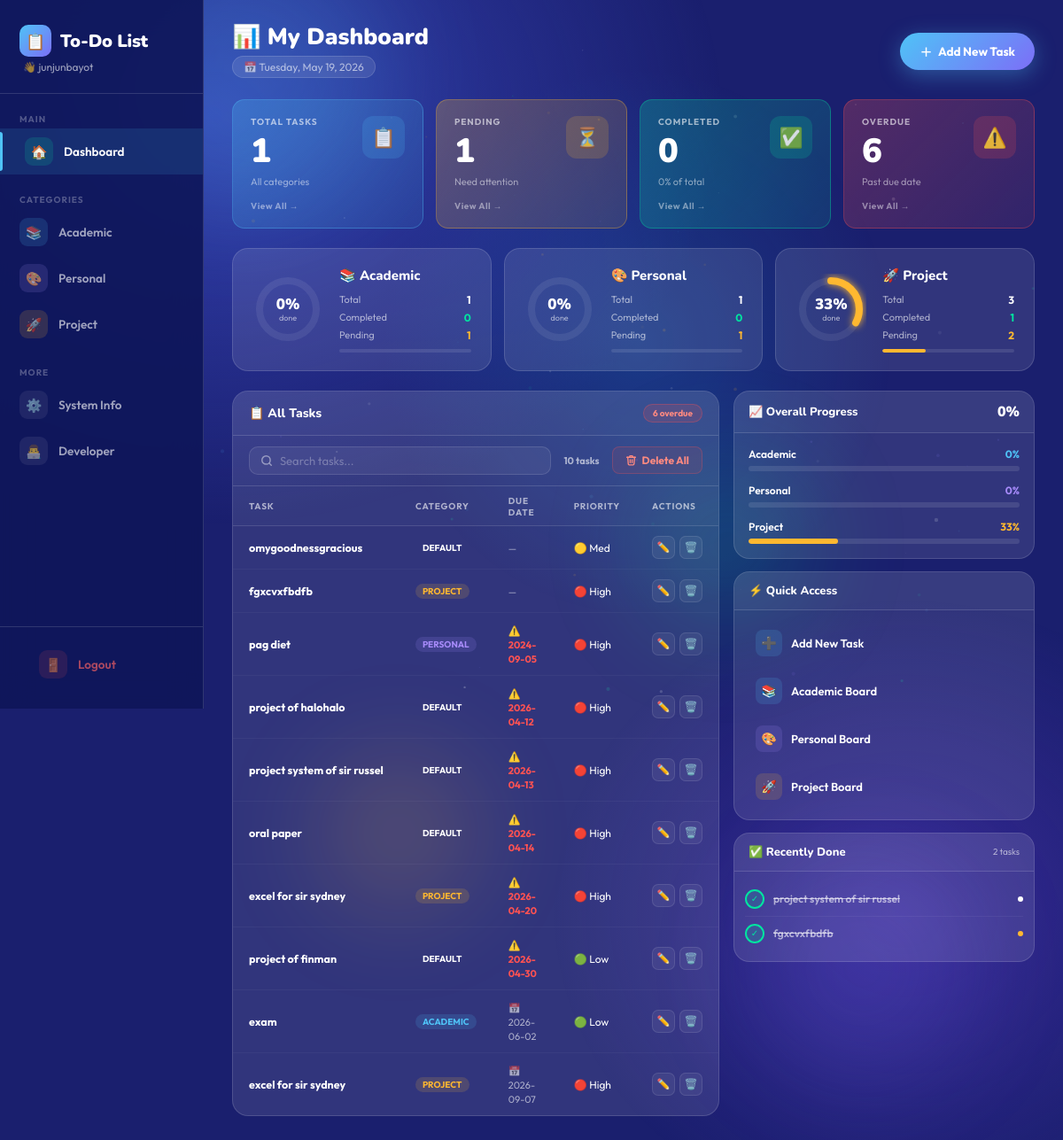
/index.php?category=academic (signed in), run on the app's committed database.
### tables this page shows
CREATE TABLE `task` (
  `task_id` int(11) NOT NULL,
  `task_name` varchar(255) DEFAULT NULL,
  `description` text DEFAULT NULL,
  `due_date` date DEFAULT NULL,
  `status` varchar(50) DEFAULT NULL,
  `priority` int(11) DEFAULT 1,
  `category` varchar(50) DEFAULT NULL
);

### index.php (the view, shortened to what the rows shown need)
<?php
include 'db.php';
$category = $_GET['category'] ?? '';
$filter = $_GET['filter'] ?? 'all';
if ($category != '') {
    $stmt = $conn->prepare("SELECT COUNT(*) as c FROM task WHERE category = ?");
    $stmt->bind_param("s", $category);
} else {
    $stmt = $conn->prepare("SELECT COUNT(*) as c FROM task");
}
$stmt->execute();
if ($category != '') {
    $stmt = $conn->prepare("SELECT COUNT(*) as c FROM task WHERE status='pending' AND category = ?");
    $stmt->bind_param("s", $category);
} else {
    $stmt = $conn->prepare("SELECT COUNT(*) as c FROM task WHERE status='pending'");
}
$stmt->execute();
if ($category != '') {
    $stmt = $conn->prepare("SELECT COUNT(*) as c FROM task WHERE status='completed' AND category = ?");
    $stmt->bind_param("s", $category);
} else {
    $stmt = $conn->prepare("SELECT COUNT(*) as c FROM task WHERE status='completed'");
}
$stmt->execute();
function fetchByCategory($conn, $cat) {
    $stmt = $conn->prepare("SELECT * FROM task WHERE category = ? ORDER BY due_date ASC");
    $stmt->bind_param("s", $cat);
    $stmt->execute();
    return $stmt->get_result()->fetch_all(MYSQLI_ASSOC);
}
$academicTasks = fetchByCategory($conn, 'academic');
$personalTasks = fetchByCategory($conn, 'personal');
$projectTasks  = fetchByCategory($conn, 'project');
$acadTotal  = count($academicTasks);
$persTotal  = count($personalTasks);
$acadDone   = count(array_filter($academicTasks, fn($t) => $t['status'] === 'completed'));
$persDone   = count(array_filter($personalTasks, fn($t) => $t['status'] === 'completed'));
if ($filter === 'pending') {
    $stmt = $conn->prepare("SELECT * FROM task WHERE status='pending' ORDER BY due_date ASC LIMIT 20");
} elseif ($filter === 'completed') {
    $stmt = $conn->prepare("SELECT * FROM task WHERE status='completed' ORDER BY due_date ASC LIMIT 20");
} elseif ($filter === 'overdue') {
    $stmt = $conn->prepare("SELECT * FROM task WHERE status='pending' AND due_date < CURDATE() AND due_date != '0000-00-00' ORDER BY due_date ASC LIMIT 20");
} else {
    $stmt = $conn->prepare("SELECT * FROM task ORDER BY due_date ASC LIMIT 20");
}
$stmt->execute();
$attentionTasks = $stmt->get_result()->fetch_all(MYSQLI_ASSOC);
$today = date('Y-m-d');
?>
<!DOCTYPE html>
<html lang="en">
<head>
</head>
<body>
<main class="main">
    <div class="topbar">
        <div class="topbar-left">
            <h1>📊 My Dashboard</h1>
        </div>
    </div>
    <div class="donut-row">
        <div class="donut-card dc-blue">
            <div class="donut-info">
                <div class="donut-stat">
                    <span class="donut-stat-label">Completed</span>
                    <span class="donut-stat-val" style="color:var(--done)"><?= $acadDone ?></span>
                </div>
                <div class="donut-stat">
                    <span class="donut-stat-label">Pending</span>
                    <span class="donut-stat-val" style="color:var(--pending)"><?= $acadTotal - $acadDone ?></span>
                </div>
            </div>
        </div>
        <div class="donut-card dc-purple">
            <div class="donut-info">
                <div class="donut-stat">
                    <span class="donut-stat-label">Completed</span>
                    <span class="donut-stat-val" style="color:var(--done)"><?= $persDone ?></span>
                </div>
                <div class="donut-stat">
                    <span class="donut-stat-label">Pending</span>
                    <span class="donut-stat-val" style="color:var(--pending)"><?= $persTotal - $persDone ?></span>
                </div>
            </div>
        </div>
    </div>
    <div class="bottom-row">
        <div class="panel">
            <?php if (count($attentionTasks) > 0): ?>
            <table class="attn-table" id="attnTable">
                <thead>
                    <tr>
                        <th>Task</th>
                        <th>Category</th>
                        <th>Due Date</th>
                        <th>Priority</th>
                        <th>Actions</th>
                    </tr>
                </thead>
                <tbody id="attnBody">
                <?php foreach ($attentionTasks as $row):
                    $tid = intval($row['task_id'] ?? $row['id'] ?? 0);
                    $tsafe = addslashes($row['task_name'] ?? '');
                    $due = $row['due_date'];
                    $diff = $due !== '0000-00-00' ? (strtotime($due) - strtotime($today)) / 86400 : 999;
                    $dueClass = $diff < 0 ? 'overdue' : ($diff <= 3 ? 'due-soon' : 'ok');
                    $dueLabel = $diff < 0 ? '⚠️ ' . $due : ($due === '0000-00-00' ? '—' : '📅 ' . $due);
                    $pri = (int)($row['priority'] ?? 1);
                    $priLabel = $pri === 3 ? '🔴 High' : ($pri === 2 ? '🟡 Med' : '🟢 Low');
                    $cat = $row['category'] ?? 'default';
                ?>
                <tr data-name="<?= strtolower(htmlspecialchars($row['task_name'])) ?>">
                    <td><div class="attn-name" title="<?= htmlspecialchars($row['task_name']) ?>"><?= htmlspecialchars($row['task_name']) ?></div></td>
                    <td><span class="attn-cat cat-<?= $cat ?>"><?= ucfirst($cat) ?></span></td>
                    <td><span class="attn-due <?= $dueClass ?>"><?= $dueLabel ?></span></td>
                    <td><span style="font-size:12px"><?= $priLabel ?></span></td>
                    <td>
                        <div class="attn-actions">
                            <a href="edit.php?id=<?= $tid ?>" class="kbtn kbtn-edit" title="Edit">✏️</a>
                            <button class="kbtn kbtn-del" title="Delete" onclick="confirmDelete(<?= $tid ?>,'<?= $tsafe ?>')">🗑️</button>
                        </div>
                    </td>
                </tr>
                <?php endforeach; ?>
                </tbody>
            </table>
            <?php else: ?>
                <div class="no-attn"><span>🎉</span>No tasks here! All clear.</div>
            <?php endif; ?>
        </div>
        <div class="side-panel">
            <div class="mini-panel">
                <div class="prog-mini">
                    <div class="prog-mini-row">
                        <span class="prog-mini-label">Academic</span>
                        <span class="prog-mini-pct" style="color:#4fc3f7"><?= $acadTotal > 0 ? round(($acadDone/$acadTotal)*100) : 0 ?>%</span>
                    </div>
                    <div class="prog-mini-row">
                        <span class="prog-mini-label">Personal</span>
                        <span class="prog-mini-pct" style="color:#a78bfa"><?= $persTotal > 0 ? round(($persDone/$persTotal)*100) : 0 ?>%</span>
                    </div>
                </div>
            </div>
            <?php
            $stmt = $conn->prepare("SELECT * FROM task WHERE status='completed' ORDER BY due_date DESC LIMIT 4");
            $stmt->execute();
            $recentDone = $stmt->get_result()->fetch_all(MYSQLI_ASSOC);
            $catDots = ['academic'=>'#4fc3f7','personal'=>'#a78bfa','project'=>'#ffb830'];
            ?>
            <div class="mini-panel">
                <div class="recent-done">
                    <?php if (count($recentDone) > 0): ?>
                        <?php foreach ($recentDone as $d): ?>
                        <div class="done-item">
                            <div class="done-check">✓</div>
                            <div class="done-name" title="<?= htmlspecialchars($d['task_name']) ?>"><?= htmlspecialchars($d['task_name']) ?></div>
                            <div class="done-cat-dot" style="background:<?= $catDots[$d['category']] ?? '#fff' ?>"></div>
                        </div>
                        <?php endforeach; ?>
                    <?php else: ?>
                        <div style="text-align:center;padding:16px;color:var(--text2);font-size:12px">No completed tasks yet</div>
                    <?php endif; ?>
                </div>
            </div>
        </div>
    </div>
</main>
</body>
</html>

### data on the page
task: status "0", $acadTotal-$acadDone "1", task_name "exam", category "ACADEMIC", priority "🟢 Low", ($acadDone/$acadTotal)*100 "0"
task: status "0", $persTotal-$persDone "1", task_name "pag diet", category "PERSONAL", priority "🔴 High", ($persDone/$persTotal)*100 "0"
task: task_name "omygoodnessgracious", category "DEFAULT", priority "🟡 Med"
task: task_name "fgxcvxfbdfb", category "PROJECT", priority "🔴 High"
task: task_name "project of halohalo", category "DEFAULT", priority "🔴 High"
task: task_name "project system of sir russel", category "DEFAULT", priority "🔴 High"
task: task_name "oral paper", category "DEFAULT", priority "🔴 High"
task: task_name "excel for sir sydney", category "PROJECT", priority "🔴 High"
task: task_name "project of finman", category "DEFAULT", priority "🟢 Low"
task: task_name "excel for sir sydney", category "PROJECT", priority "🔴 High"

### other printed values
$_SESSION['user'] "junjunbayot"
$total "1"
$pending "1"
$completed "0"
$progressPercent "0"
$overdueCount "6"
$acadTotal "1"
$persTotal "1"
$projTotal "3"
$projDone "1"
$projTotal - $projDone "2"
$panelTitle "📋 All Tasks"
count($attentionTasks) "10"
count($recentDone) "2"
chart data {{ ($acadDone/$acadTotal)*100 }} 0
